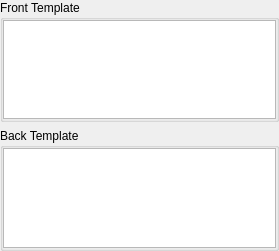
<?xml version="1.0" encoding="UTF-8"?>
<ui version="4.0">
 <class>Form</class>
 <widget class="QWidget" name="Form">
  <property name="geometry">
   <rect>
    <x>0</x>
    <y>0</y>
    <width>279</width>
    <height>251</height>
   </rect>
  </property>
  <property name="sizePolicy">
   <sizepolicy hsizetype="Expanding" vsizetype="Preferred">
    <horstretch>0</horstretch>
    <verstretch>0</verstretch>
   </sizepolicy>
  </property>
  <property name="windowTitle">
   <string>Form</string>
  </property>
  <layout class="QVBoxLayout" name="verticalLayout_3">
   <property name="margin">
    <number>0</number>
   </property>
   <item>
    <widget class="QGroupBox" name="groupBox">
     <property name="title">
      <string>Front Template</string>
     </property>
     <layout class="QVBoxLayout" name="verticalLayout_2">
      <property name="margin">
       <number>0</number>
      </property>
      <item>
       <widget class="QTextEdit" name="front"/>
      </item>
     </layout>
    </widget>
   </item>
   <item>
    <widget class="QGroupBox" name="groupBox_2">
     <property name="sizePolicy">
      <sizepolicy hsizetype="Expanding" vsizetype="Preferred">
       <horstretch>10</horstretch>
       <verstretch>0</verstretch>
      </sizepolicy>
     </property>
     <property name="title">
      <string>Back Template</string>
     </property>
     <layout class="QVBoxLayout" name="verticalLayout">
      <property name="margin">
       <number>0</number>
      </property>
      <item>
       <widget class="QTextEdit" name="back"/>
      </item>
     </layout>
    </widget>
   </item>
  </layout>
 </widget>
 <resources>
  <include location="icons.qrc"/>
 </resources>
 <connections/>
</ui>
